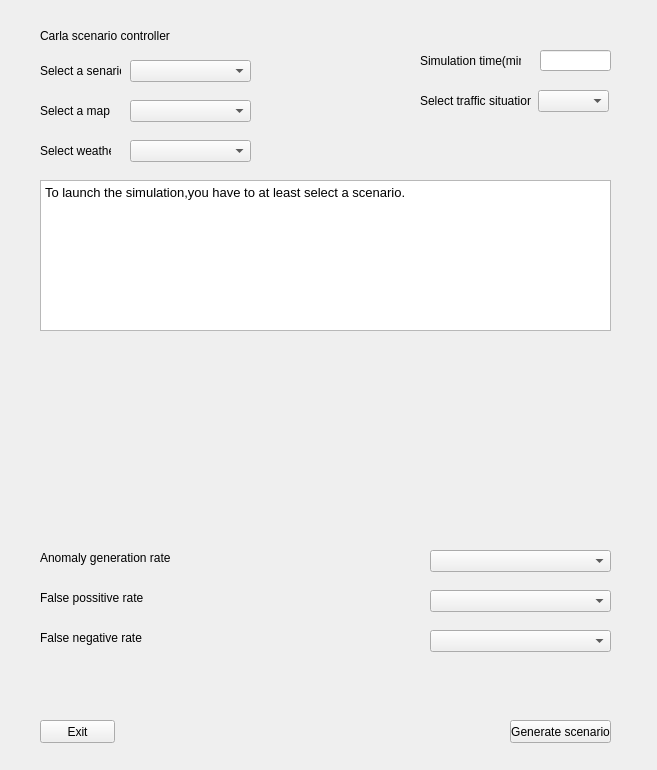
<?xml version="1.0" encoding="UTF-8"?>
<ui version="4.0">
 <class>Controller</class>
 <widget class="QWidget" name="Controller">
  <property name="geometry">
   <rect>
    <x>0</x>
    <y>0</y>
    <width>657</width>
    <height>770</height>
   </rect>
  </property>
  <property name="windowTitle">
   <string>Carla simulator scenario controller</string>
  </property>
  <widget class="QComboBox" name="scenarios">
   <property name="geometry">
    <rect>
     <x>130</x>
     <y>60</y>
     <width>121</width>
     <height>22</height>
    </rect>
   </property>
  </widget>
  <widget class="QLabel" name="label">
   <property name="geometry">
    <rect>
     <x>40</x>
     <y>60</y>
     <width>81</width>
     <height>21</height>
    </rect>
   </property>
   <property name="text">
    <string>Select a senario*</string>
   </property>
  </widget>
  <widget class="QLabel" name="label_2">
   <property name="geometry">
    <rect>
     <x>40</x>
     <y>100</y>
     <width>71</width>
     <height>21</height>
    </rect>
   </property>
   <property name="text">
    <string>Select a map</string>
   </property>
  </widget>
  <widget class="QComboBox" name="maps">
   <property name="geometry">
    <rect>
     <x>130</x>
     <y>100</y>
     <width>121</width>
     <height>22</height>
    </rect>
   </property>
  </widget>
  <widget class="QLabel" name="label_3">
   <property name="geometry">
    <rect>
     <x>40</x>
     <y>20</y>
     <width>131</width>
     <height>31</height>
    </rect>
   </property>
   <property name="text">
    <string>Carla scenario controller</string>
   </property>
  </widget>
  <widget class="QPushButton" name="generate_scenario">
   <property name="geometry">
    <rect>
     <x>510</x>
     <y>720</y>
     <width>101</width>
     <height>23</height>
    </rect>
   </property>
   <property name="text">
    <string>Generate scenario</string>
   </property>
  </widget>
  <widget class="QComboBox" name="weathers">
   <property name="geometry">
    <rect>
     <x>130</x>
     <y>140</y>
     <width>121</width>
     <height>22</height>
    </rect>
   </property>
  </widget>
  <widget class="QComboBox" name="situations">
   <property name="geometry">
    <rect>
     <x>538</x>
     <y>90</y>
     <width>71</width>
     <height>22</height>
    </rect>
   </property>
  </widget>
  <widget class="QLabel" name="label_8">
   <property name="geometry">
    <rect>
     <x>40</x>
     <y>140</y>
     <width>71</width>
     <height>21</height>
    </rect>
   </property>
   <property name="text">
    <string>Select weather</string>
   </property>
  </widget>
  <widget class="QLabel" name="label_9">
   <property name="geometry">
    <rect>
     <x>420</x>
     <y>90</y>
     <width>111</width>
     <height>21</height>
    </rect>
   </property>
   <property name="text">
    <string>Select traffic situation</string>
   </property>
  </widget>
  <widget class="QPushButton" name="exit">
   <property name="geometry">
    <rect>
     <x>40</x>
     <y>720</y>
     <width>75</width>
     <height>23</height>
    </rect>
   </property>
   <property name="text">
    <string>Exit</string>
   </property>
  </widget>
  <widget class="QLabel" name="label_10">
   <property name="geometry">
    <rect>
     <x>420</x>
     <y>50</y>
     <width>101</width>
     <height>21</height>
    </rect>
   </property>
   <property name="text">
    <string>Simulation time(min)</string>
   </property>
  </widget>
  <widget class="QTextBrowser" name="descriptions">
   <property name="geometry">
    <rect>
     <x>40</x>
     <y>180</y>
     <width>571</width>
     <height>151</height>
    </rect>
   </property>
   <property name="html">
    <string>&lt;!DOCTYPE HTML PUBLIC &quot;-//W3C//DTD HTML 4.0//EN&quot; &quot;http://www.w3.org/TR/REC-html40/strict.dtd&quot;&gt;
&lt;html&gt;&lt;head&gt;&lt;meta name=&quot;qrichtext&quot; content=&quot;1&quot; /&gt;&lt;style type=&quot;text/css&quot;&gt;
p, li { white-space: pre-wrap; }
&lt;/style&gt;&lt;/head&gt;&lt;body style=&quot; font-family:'MS Shell Dlg 2'; font-size:8.25pt; font-weight:400; font-style:normal;&quot;&gt;
&lt;p style=&quot; margin-top:0px; margin-bottom:0px; margin-left:0px; margin-right:0px; -qt-block-indent:0; text-indent:0px;&quot;&gt;&lt;span style=&quot; font-size:10pt;&quot;&gt;To launch the simulation,you have to at least select a scenario.&lt;/span&gt;&lt;/p&gt;&lt;/body&gt;&lt;/html&gt;</string>
   </property>
  </widget>
  <widget class="QLineEdit" name="times">
   <property name="geometry">
    <rect>
     <x>540</x>
     <y>50</y>
     <width>71</width>
     <height>21</height>
    </rect>
   </property>
  </widget>
  <widget class="QLabel" name="label_4">
   <property name="geometry">
    <rect>
     <x>40</x>
     <y>550</y>
     <width>161</width>
     <height>16</height>
    </rect>
   </property>
   <property name="text">
    <string>Anomaly generation rate</string>
   </property>
  </widget>
  <widget class="QLabel" name="label_5">
   <property name="geometry">
    <rect>
     <x>40</x>
     <y>590</y>
     <width>161</width>
     <height>16</height>
    </rect>
   </property>
   <property name="text">
    <string>False possitive rate</string>
   </property>
  </widget>
  <widget class="QLabel" name="label_6">
   <property name="geometry">
    <rect>
     <x>40</x>
     <y>630</y>
     <width>161</width>
     <height>16</height>
    </rect>
   </property>
   <property name="text">
    <string>False negative rate</string>
   </property>
  </widget>
  <widget class="QComboBox" name="comboBox">
   <property name="geometry">
    <rect>
     <x>430</x>
     <y>550</y>
     <width>181</width>
     <height>22</height>
    </rect>
   </property>
  </widget>
  <widget class="QComboBox" name="comboBox_2">
   <property name="geometry">
    <rect>
     <x>430</x>
     <y>590</y>
     <width>181</width>
     <height>22</height>
    </rect>
   </property>
  </widget>
  <widget class="QComboBox" name="comboBox_3">
   <property name="geometry">
    <rect>
     <x>430</x>
     <y>630</y>
     <width>181</width>
     <height>22</height>
    </rect>
   </property>
  </widget>
  <widget class="QLabel" name="anomaly_1">
   <property name="geometry">
    <rect>
     <x>110</x>
     <y>355</y>
     <width>300</width>
     <height>30</height>
    </rect>
   </property>
   <property name="text">
    <string/>
   </property>
  </widget>
  <widget class="QLabel" name="anomaly_2">
   <property name="geometry">
    <rect>
     <x>110</x>
     <y>425</y>
     <width>300</width>
     <height>30</height>
    </rect>
   </property>
   <property name="text">
    <string/>
   </property>
  </widget>
  <widget class="QLabel" name="anomaly_3">
   <property name="geometry">
    <rect>
     <x>110</x>
     <y>495</y>
     <width>300</width>
     <height>30</height>
    </rect>
   </property>
   <property name="text">
    <string/>
   </property>
  </widget>
  <widget class="QLabel" name="icon_1">
   <property name="geometry">
    <rect>
     <x>40</x>
     <y>340</y>
     <width>60</width>
     <height>60</height>
    </rect>
   </property>
   <property name="text">
    <string/>
   </property>
  </widget>
  <widget class="QLabel" name="icon_2">
   <property name="geometry">
    <rect>
     <x>40</x>
     <y>410</y>
     <width>60</width>
     <height>60</height>
    </rect>
   </property>
   <property name="text">
    <string/>
   </property>
  </widget>
  <widget class="QLabel" name="icon_3">
   <property name="geometry">
    <rect>
     <x>40</x>
     <y>480</y>
     <width>60</width>
     <height>60</height>
    </rect>
   </property>
   <property name="text">
    <string/>
   </property>
  </widget>
 </widget>
 <resources/>
 <connections/>
</ui>
